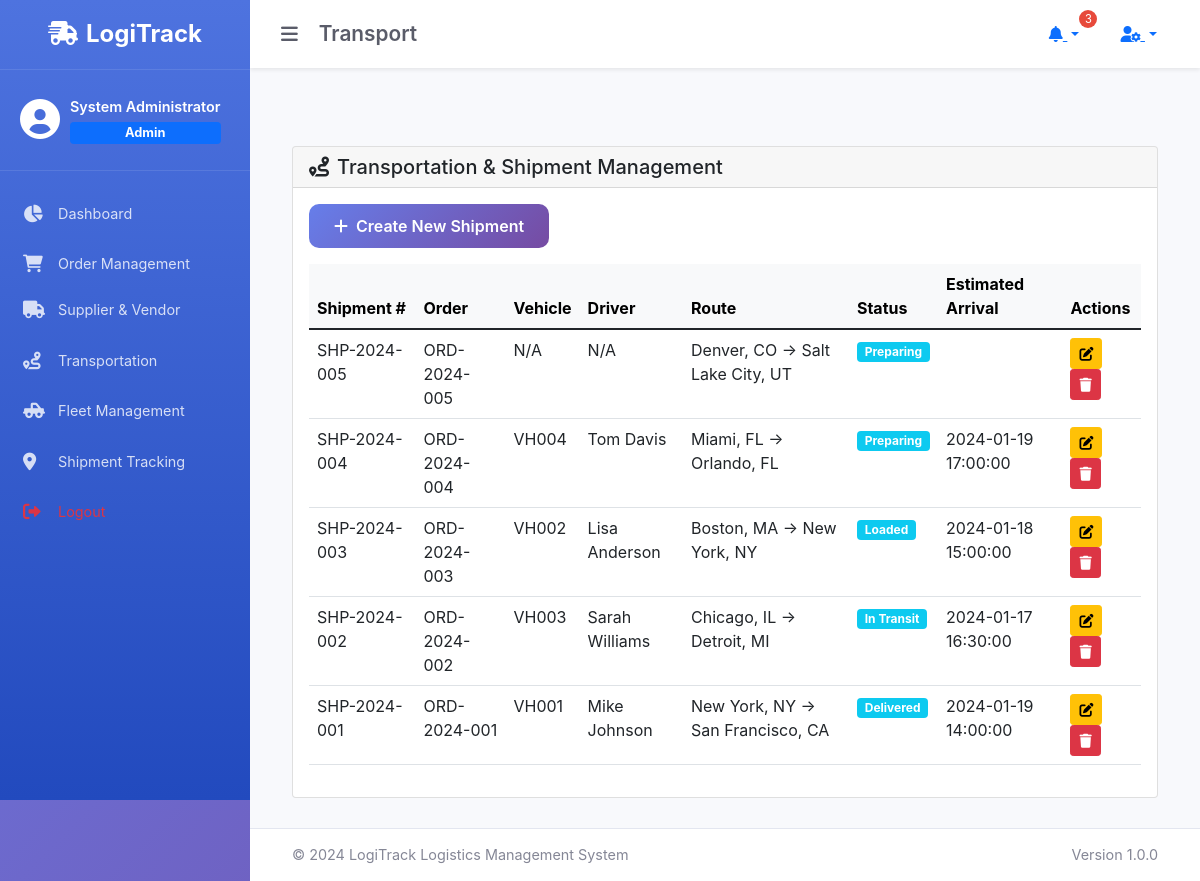
The app's page /modules/transport.php (signed in) with its own data.
### tables this page shows
CREATE TABLE IF NOT EXISTS shipments (
    id INT AUTO_INCREMENT PRIMARY KEY,
    shipment_number VARCHAR(50) UNIQUE NOT NULL,
    order_id INT,
    purchase_order_id INT,
    vehicle_id INT,
    driver_id INT,
    route_from VARCHAR(200) NOT NULL,
    route_to VARCHAR(200) NOT NULL,
    distance_km DECIMAL(10,2),
    estimated_duration_hours DECIMAL(5,2),
    departure_date DATETIME,
    estimated_arrival DATETIME,
    actual_arrival DATETIME,
    status ENUM('Preparing', 'Loaded', 'In Transit', 'Delivered', 'Delayed', 'Cancelled') DEFAULT 'Preparing',
    current_location TEXT,
    last_location_update DATETIME,
    fuel_consumption DECIMAL(10,2),
    notes TEXT,
    created_by INT,
    created_at TIMESTAMP DEFAULT CURRENT_TIMESTAMP,
    updated_at TIMESTAMP DEFAULT CURRENT_TIMESTAMP ON UPDATE CURRENT_TIMESTAMP,
    FOREIGN KEY (order_id) REFERENCES orders(id) ON DELETE SET NULL,
    FOREIGN KEY (purchase_order_id) REFERENCES purchase_orders(id) ON DELETE SET NULL,
    FOREIGN KEY (vehicle_id) REFERENCES vehicles(id) ON DELETE SET NULL,
    FOREIGN KEY (driver_id) REFERENCES drivers(id) ON DELETE SET NULL,
    FOREIGN KEY (created_by) REFERENCES users(id) ON DELETE SET NULL,
    INDEX idx_shipment_number (shipment_number),
    INDEX idx_status (status),
    INDEX idx_departure (departure_date)
);

CREATE TABLE IF NOT EXISTS orders (
    id INT AUTO_INCREMENT PRIMARY KEY,
    order_number VARCHAR(50) UNIQUE NOT NULL,
    customer_name VARCHAR(100) NOT NULL,
    customer_email VARCHAR(100),
    customer_phone VARCHAR(20),
    shipping_address TEXT,
    order_date DATE NOT NULL,
    delivery_date DATE,
    status ENUM('Pending', 'Approved', 'Processing', 'Shipped', 'Delivered', 'Cancelled') DEFAULT 'Pending',
    total_amount DECIMAL(10,2) NOT NULL,
    shipping_cost DECIMAL(10,2) DEFAULT 0.00,
    tax_amount DECIMAL(10,2) DEFAULT 0.00,
    discount_amount DECIMAL(10,2) DEFAULT 0.00,
    payment_status ENUM('Pending', 'Paid', 'Failed', 'Refunded') DEFAULT 'Pending',
    payment_method VARCHAR(50),
    notes TEXT,
    created_by INT,
    approved_by INT,
    approved_at DATETIME,
    created_at TIMESTAMP DEFAULT CURRENT_TIMESTAMP,
    updated_at TIMESTAMP DEFAULT CURRENT_TIMESTAMP ON UPDATE CURRENT_TIMESTAMP,
    FOREIGN KEY (created_by) REFERENCES users(id) ON DELETE SET NULL,
    FOREIGN KEY (approved_by) REFERENCES users(id) ON DELETE SET NULL,
    INDEX idx_order_number (order_number),
    INDEX idx_status (status),
    INDEX idx_order_date (order_date),
    INDEX idx_customer (customer_name)
);

CREATE TABLE IF NOT EXISTS vehicles (
    id INT AUTO_INCREMENT PRIMARY KEY,
    vehicle_number VARCHAR(50) UNIQUE NOT NULL,
    type VARCHAR(50) NOT NULL,
    model VARCHAR(100),
    make VARCHAR(50),
    year INT,
    license_plate VARCHAR(20) UNIQUE,
    capacity DECIMAL(10,2) NOT NULL,
    capacity_unit VARCHAR(20) DEFAULT 'kg',
    fuel_type ENUM('Diesel', 'Petrol', 'Electric', 'Hybrid') DEFAULT 'Diesel',
    status ENUM('Available', 'In Transit', 'Maintenance', 'Out of Service') DEFAULT 'Available',
    current_location TEXT,
    last_maintenance DATE,
    next_maintenance DATE,
    insurance_expiry DATE,
    registration_expiry DATE,
    notes TEXT,
    created_at TIMESTAMP DEFAULT CURRENT_TIMESTAMP,
    updated_at TIMESTAMP DEFAULT CURRENT_TIMESTAMP ON UPDATE CURRENT_TIMESTAMP,
    INDEX idx_vehicle_number (vehicle_number),
    INDEX idx_status (status),
    INDEX idx_type (type)
);

CREATE TABLE IF NOT EXISTS drivers (
    id INT AUTO_INCREMENT PRIMARY KEY,
    driver_code VARCHAR(50) UNIQUE NOT NULL,
    name VARCHAR(100) NOT NULL,
    license_number VARCHAR(50) UNIQUE NOT NULL,
    license_expiry DATE,
    phone VARCHAR(20) NOT NULL,
    email VARCHAR(100),
    address TEXT,
    emergency_contact VARCHAR(100),
    emergency_phone VARCHAR(20),
    hire_date DATE,
    status ENUM('Available', 'On Duty', 'Off Duty', 'On Leave', 'Terminated') DEFAULT 'Available',
    notes TEXT,
    created_at TIMESTAMP DEFAULT CURRENT_TIMESTAMP,
    updated_at TIMESTAMP DEFAULT CURRENT_TIMESTAMP ON UPDATE CURRENT_TIMESTAMP,
    INDEX idx_driver_code (driver_code),
    INDEX idx_status (status),
    INDEX idx_license (license_number)
);

### modules/transport.php (the view, shortened to what this page needs)
<?php
require_once '../includes/header.php';
$database = new Database();
$db = $database->getConnection();
$query = "SELECT s.*, o.order_number, v.vehicle_number, d.name as driver_name
          FROM shipments s
          LEFT JOIN orders o ON s.order_id = o.id
          LEFT JOIN vehicles v ON s.vehicle_id = v.id
          LEFT JOIN drivers d ON s.driver_id = d.id
          ORDER BY s.id DESC";
$stmt = $db->prepare($query);
$stmt->execute();
$shipments = $stmt->fetchAll(PDO::FETCH_ASSOC);
?>
<div class="container-fluid mt-5">
    <div class="row">
        <div class="col-12">
            <div class="card">
                <div class="card-header">
                    <h5 class="mb-0"><i class="fas fa-route me-2"></i>Transportation & Shipment Management</h5>
                </div>
                <div class="card-body">
                    <button class="btn btn-primary mb-3" data-bs-toggle="modal" data-bs-target="#shipmentModal">
                        <i class="fas fa-plus me-2"></i>Create New Shipment
                    </button>
                    <div class="table-responsive">
                        <table class="table table-hover">
                            <thead class="table-light">
                                <tr>
                                    <th>Shipment #</th>
                                    <th>Order</th>
                                    <th>Vehicle</th>
                                    <th>Driver</th>
                                    <th>Route</th>
                                    <th>Status</th>
                                    <th>Estimated Arrival</th>
                                    <th>Actions</th>
                                </tr>
                            </thead>
                            <tbody>
                                <?php foreach ($shipments as $shipment): ?>
                                <tr>
                                    <td><?php echo htmlspecialchars($shipment['shipment_number']); ?></td>
                                    <td><?php echo htmlspecialchars($shipment['order_number'] ?? 'N/A'); ?></td>
                                    <td><?php echo htmlspecialchars($shipment['vehicle_number'] ?? 'N/A'); ?></td>
                                    <td><?php echo htmlspecialchars($shipment['driver_name'] ?? 'N/A'); ?></td>
                                    <td><?php echo htmlspecialchars($shipment['route_from'] ?? '') . ' → ' . htmlspecialchars($shipment['route_to'] ?? ''); ?></td>
                                    <td>
                                        <span class="badge bg-info">
                                            <?php echo $shipment['status']; ?>
                                        </span>
                                    </td>
                                    <td><?php echo $shipment['estimated_arrival']; ?></td>
                                    <td>
                                        <button class="btn btn-sm btn-warning"><i class="fas fa-edit"></i></button>
                                        <button class="btn btn-sm btn-danger"><i class="fas fa-trash"></i></button>
                                    </td>
                                </tr>
                                <?php endforeach; ?>
                            </tbody>
                        </table>
                    </div>
                </div>
            </div>
        </div>
    </div>
</div>
<link rel="stylesheet" href="https://cdnjs.cloudflare.com/ajax/libs/leaflet/1.9.4/leaflet.min.css">
<?php require_once '../includes/footer.php'; ?>

### css/style.css (style rules this page uses)
:root { --primary-color: #4e73df; --secondary-color: #858796; --success-color: #1cc88a; --info-color: #36b9cc; --warning-color: #f6c23e; --danger-color: #e74a3b; --purple-color: #6f42c1; --dark-color: #5a5c69; --light-color: #f8f9fc; }
* { margin: 0; padding: 0; box-sizing: border-box; }
body { font-family: 'Nunito', -apple-system, BlinkMacSystemFont, 'Segoe UI', Roboto, sans-serif; background: linear-gradient(135deg, #667eea 0%, #764ba2 100%); min-height: 100vh; }
.btn-primary { background: linear-gradient(135deg, #667eea 0%, #764ba2 100%); border: none; border-radius: 10px; padding: 10px 25px; font-weight: 600; transition: all 0.3s; }

### records on screen
shipments: shipment_number "SHP-2024-005", order.order_number "ORD-2024-005", vehicle_number "N/A", driver_name "N/A", route_from "Denver, CO", route_to "Salt Lake City, UT", status "Preparing"
shipments: shipment_number "SHP-2024-004", order.order_number "ORD-2024-004", vehicle.vehicle_number "VH004", driver.name "Tom Davis", route_from "Miami, FL", route_to "Orlando, FL", status "Preparing", estimated_arrival "2024-01-19 17:00:00"
shipments: shipment_number "SHP-2024-003", order.order_number "ORD-2024-003", vehicle.vehicle_number "VH002", driver.name "Lisa Anderson", route_from "Boston, MA", route_to "New York, NY", status "Loaded", estimated_arrival "2024-01-18 15:00:00"
shipments: shipment_number "SHP-2024-002", order.order_number "ORD-2024-002", vehicle.vehicle_number "VH003", driver.name "Sarah Williams", route_from "Chicago, IL", route_to "Detroit, MI", status "In Transit", estimated_arrival "2024-01-17 16:30:00"
shipments: shipment_number "SHP-2024-001", order.order_number "ORD-2024-001", vehicle.vehicle_number "VH001", driver.name "Mike Johnson", route_from "New York, NY", route_to "San Francisco, CA", status "Delivered", estimated_arrival "2024-01-19 14:00:00"

### other values on screen
$full_name "System Administrator"
$role "Admin"
str_replace('_', ' ', $page) "Transport"
